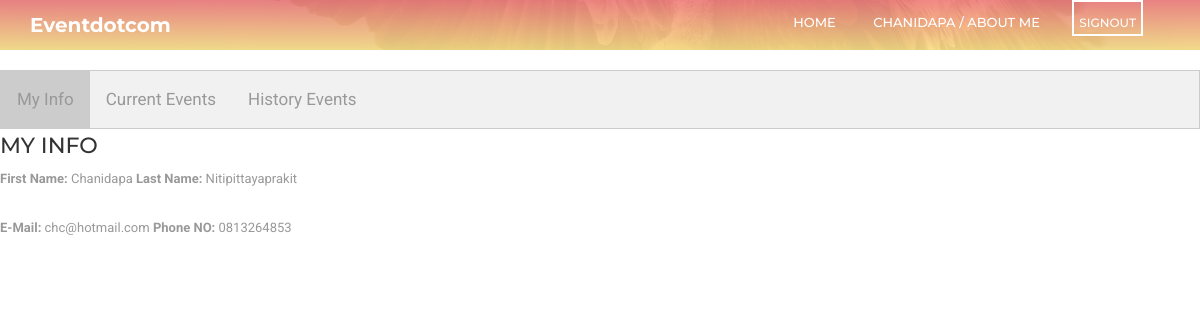
Screenshot of /mydetail.php (signed in) with the database file from the repository.
### tables this page shows
CREATE TABLE `users` (
  `userid` int(11) NOT NULL,
  `type` varchar(10) DEFAULT NULL,
  `fname` varchar(50) DEFAULT NULL,
  `lname` varchar(50) DEFAULT NULL,
  `address` varchar(200) DEFAULT NULL,
  `phoneno` varchar(15) DEFAULT NULL,
  `email` varchar(50) DEFAULT NULL,
  `pwd` varchar(1000) DEFAULT NULL,
  `uname` varchar(20) DEFAULT NULL,
  `ustatus` tinyint(1) DEFAULT NULL,
  `confirmcode` int(11) DEFAULT NULL,
  `gender` varchar(6) DEFAULT NULL,
  `birthday` date DEFAULT NULL
);

### DBconnect.php (called while the page is built, shortened)
<?php
	 class DBconnect
	 {
	 	var $connection;
	 	function __construct($dbname, $user, $pwd)
	 	{
			$this->connection = new PDO(
			   'mysql:host=localhost:3306;dbname='. $dbname.';charset=utf8mb4',
			   $user,
			   $pwd);
	 	}
	 	function select($selected, $table, $clause){
	 		$count = 0;
	 		$result= [];
			foreach($this->connection->query("SELECT ". $selected ." FROM " .$table. " " .$clause) as $row) {
		    	$result[$count]= $row;
		    	$count+=1;
			}
			return $result;
	 	}
	 }
 ?>

### mydetail.php (the view, shortened to what this page needs)
<!DOCTYPE html>
<html>
<head>
</head>
<body>
	<?php
		include 'header.php';
		$myinfo = [0];
		if (checkSession()){
			$user = $_SESSION['uid'];
			$myinfo = $connection->select('*', 'users', 'WHERE users.userid='.'"'.$user.'"');
		}
		else{
			$status = "NO";
		}
	?>
	<div id="myevent" class="tab">
	  	<button class="tablinks active" onclick="openTab(event, 'info')">My Info</button>
	  	<button class="tablinks" onclick="openTab(event, 'current')">Current Events</button>
	  	<button class="tablinks" onclick="openTab(event, 'history')" >History Events</button>
	</div>
	<div id="info" class="tabcontent">
		<h3>MY INFO</h3>
		<div>
			<label>First Name: </label>
			<textfield><?php echo $myinfo[0]['fname']; ?></textfield>
			<label>Last Name: </label>
			<textbox><?php echo $myinfo[0]['lname']; ?></textbox>
		</div>
		<br>
		<div>
			<label>E-Mail: </label>
			<textfield><?php echo $myinfo[0]['email']; ?></textfield>
			<label>Phone NO: </label>
			<textbox><?php echo $myinfo[0]['phoneno']; ?></textbox>
		</div>
	</div>
</body>
</html>

### header.php (shortened to what this page needs)
<?php
	include 'DBconnect.php';
	$connection = new DBconnect('eventdotcom','root','');
	$user_type = 'guest';
	$me = "";
	if(checkSession()){
		$user = $_SESSION['uid'];
		$me = $connection->select('*', 'users', 'WHERE users.userid='.'"'.$user.'"');
		$user_type = $me[0]["type"];
	}else{
		$user_type = 'guest';
	}
	function userLogin($user_type){
		global $me;
		$outputUserLogin = '';
		if($user_type === 'guest'){
			$outputUserLogin .= '
				<li><a href="">Guest</a></li>
				<a href="login.php" class="nino-btn" name="submit">Signin</a>
			';
		}
		else if($user_type === 'attendant'){
			$outputUserLogin .= '
				<a href="mydetail.php">';
			$outputUserLogin .= $me[0]['fname'] . " / About me";
			$outputUserLogin .= '
				</a>
			';
			$outputUserLogin .= '<a href="logout.php" class="nino-btn">SignOut</a>';
		}
		return $outputUserLogin;
	}
?>
<!DOCTYPE html>
<html lang="en">
<head>
	<link rel="stylesheet" type="text/css" href="css/bootstrap.min.css" />
	<link rel="stylesheet" type="text/css" href="css/materialdesignicons.min.css" />
	<link rel="stylesheet" type="text/css" href="css/jquery.mCustomScrollbar.min.css" />
	<link rel="stylesheet" type="text/css" href="css/prettyPhoto.css" />
	<link rel="stylesheet" type="text/css" href="css/unslider.css" />
	<link rel="stylesheet" type="text/css" href="css/template.css" />
</head>
<body data-target="#nino-navbar" data-spy="scroll">
	<header id="nino-header">
		<div id="nino-headerInner">
			<nav id="nino-navbar" class="navbar navbar-default" role="navigation">
				<div class="container">
					<div class="navbar-header">
						<a href="index.php" class="navbar-brand">Eventdotcom</a>
					</div>
					<div class="nino-menuItem pull-right">
						<div class="collapse navbar-collapse pull-left" id="nino-navbar-collapse">
							<ul class="nav navbar-nav">
								<a href="index.php">Home <span class="sr-only">(current)</span></a>
								<?php echo userLogin($user_type)?>
							</ul>
                        </div>
					</div>
				</div>
			</nav>
		</div>
	</header>
</body>
</html>

### css/template.css (style rules this page uses)
html, body { line-height: 1.7; margin: 0; padding: 0; }
body { color: #999; font-size: 13px; font-weight: 400; overflow-x: hidden; position: relative; font-family: 'Roboto', sans-serif; }
article,aside,details,figcaption,figure,footer,header,hgroup,menu,nav,section,main { display: block; }
a { text-decoration: none; outline: none; color: #2ec06c; -webkit-transition: all .3s ease-in-out; -moz-transition: all .3s ease-in-out; -o-transition: all .3s ease-in-out; -ms-transition: all .3s ease-in-out; transition: all .3s ease-in-out; }
h1, h2, h3, h4, h5, h6 { margin: 5px 0 10px; color: #333; text-transform: uppercase; font-family: 'Montserrat', sans-serif; }
h3 { font-size: 22px; }
ul, ul li, ol, ol li, p, form, input { margin: 0; padding: 0; }
ul, ul li { list-style: none; }
.container { position: relative; }
.nino-btn { display: inline-block; color: #fff; text-transform: uppercase; text-align: center; border: 2px solid #fff; font-size: 12px; line-height: 100%; margin: 3px; }
#nino-header { position: relative; font-family: 'Montserrat', sans-serif; background: url(../images/bg-header.jpg) no-repeat center center / cover; }
#nino-header:after { content: ""; position: absolute; left: 0; top: 0; width: 100%; height: 100%; background: rgba(243,129,129,0.9); background: -webkit-linear-gradient(top, rgba(243,129,129,0.9), rgba(252, 227, 138, 0.9)); background: -o-linear-gradient(top, rgba(243,129,129,0.9), rgba(252, 227, 138, 0.9)); background: linear-gradient(to bottom, rgba(243,129,129,0.9), rgba(252, 227, 138, 0.9)); }
#nino-headerInner { position: relative; z-index: 5; }
#nino-navbar { background: none; border: none; border-radius: 0; }
#nino-navbar .navbar-brand { color: #fff; font-weight: 700; font-size: 20px; }
#nino-navbar .navbar-nav > a { color: #fff; font-weight: 500; text-transform: uppercase; padding: 15px 5px 5px; margin: 0 12px; }
#nino-navbar .nino-menuItem { float: right; }

### mydetail.php (style rules this page uses)
.tab { overflow: hidden; border: 1px solid #ccc; background-color: #f1f1f1; }
.tab button { background-color: inherit; float: left; border: none; outline: none; cursor: pointer; padding: 14px 16px; transition: 0.3s; font-size: 17px; }
.tab button.active { background-color: #ccc; }

### rows the page displays
users: type "CHANIDAPA / ABOUT ME", fname "Chanidapa", lname "Nitipittayaprakit", email "chc@hotmail.com", phoneno "0813264853"
